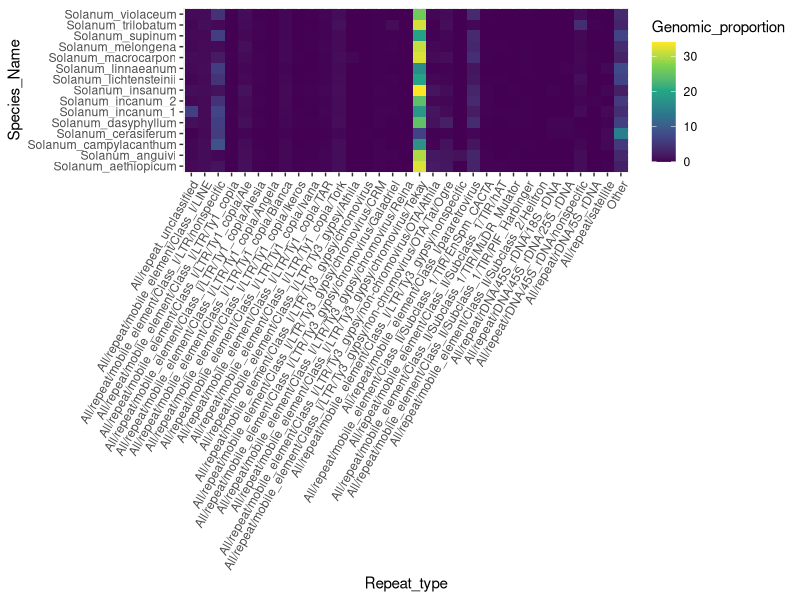
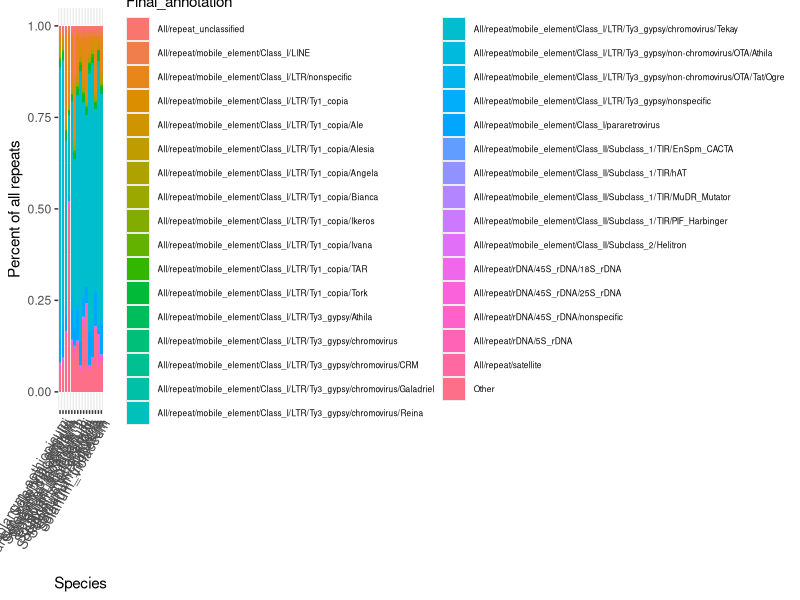
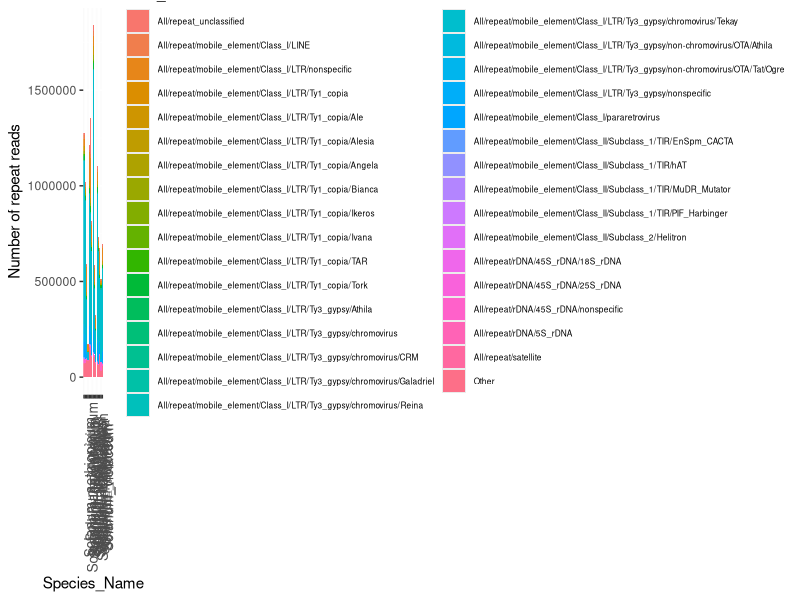
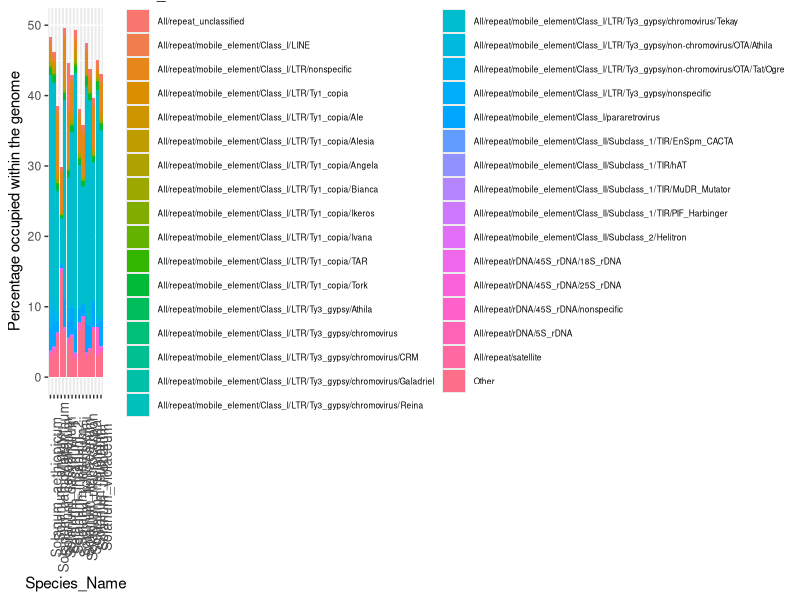
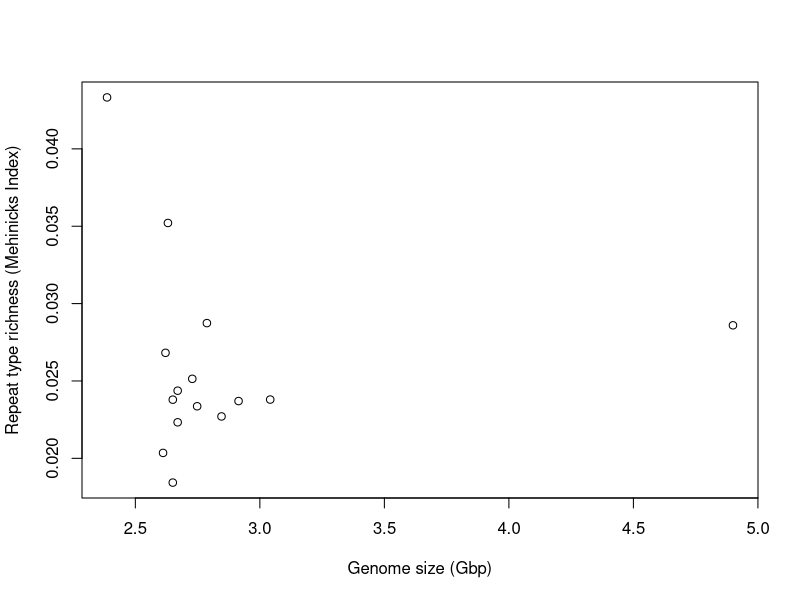
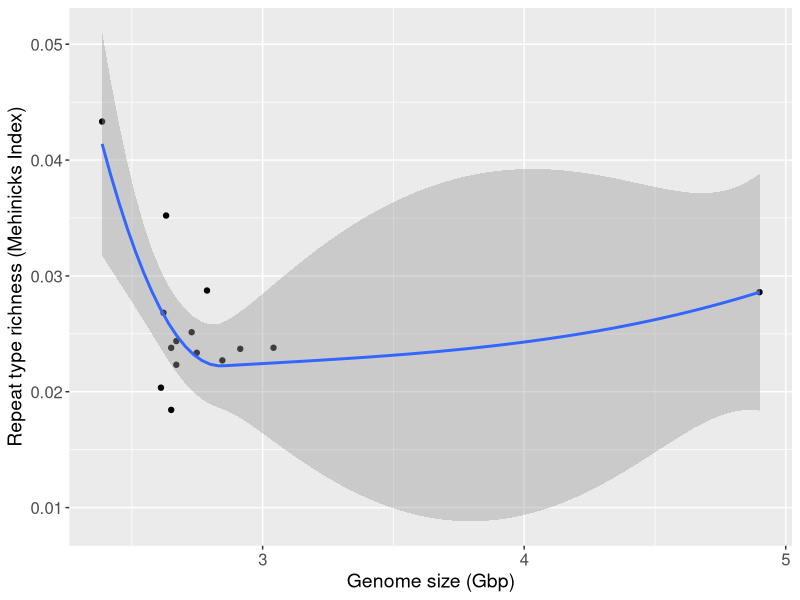
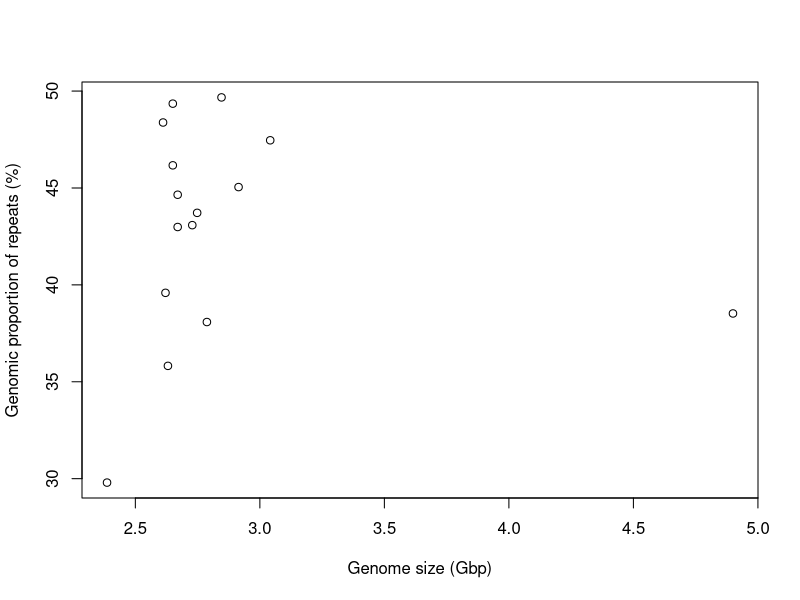

These charts were generated, in order, by the following R code: (Note: this script raises an error after producing the figures.)
### Analysing repeat profiles from RepeatExplorer2 for genome size correlation
### Author: Mia Pei
### Last day modified: July 11, 2024

# Load required packages
if (!require(vegan)) install.packages("vegan")
if (!require(reshape2)) install.packages("reshape2")
library(dplyr)
library(tidyverse)
library(vegan)
library(ggplot2)
library(reshape2)
library(stringr)

############# Repeat Quantification #############
#################################################

# Set the current working directory
setwd("~/Documents/GitHub/BINF_Research_Project/RE2_output")

# Read the combined cluster table
All_Eggplant_Repeat <- read.csv("All_Clusters_RE2_MiaPei.csv")

# Read the table with number of analyzed reads and genome size
N_reads_analyzed_GS <- read.csv("N_reads_analyzed_MiaPei.csv", sep = "\t")

# Check the number of species
unique(All_Eggplant_Repeat$Species_Name)

# Calculate the total 'Size_adjusted' for each species for rows containing 'organelle'
number_of_organelle_reads_by_species <- All_Eggplant_Repeat %>%
  filter(grepl("organelle", Final_annotation)) %>%
  group_by(Species_Name) %>%
  summarise(Total_organelle_size_adjusted = sum(Size_adjusted, na.rm = TRUE))

# Append the column of total_organelle size
N_reads_analyzed_GS <- N_reads_analyzed_GS %>%
  left_join(number_of_organelle_reads_by_species, by = "Species_Name")

# Add a new column for the number of reads representative of nuclear sequences as:
# the number of analyzed reads - the number of reads annotated as organelle
# (Because in the output from RE2 of this project do not have contamination, 
# we don't need to minus the number of reads of contamination here.)
N_reads_analyzed_GS$Number_of_reads_nuclear <- N_reads_analyzed_GS[,3] - N_reads_analyzed_GS[,5]

# Delete rows that are annotated as organelle
All_Eggplant_Repeat <- All_Eggplant_Repeat[-which(str_detect(All_Eggplant_Repeat$Final_annotation,"organelle")),]

# Check the repeat classification
unique(All_Eggplant_Repeat$Final_annotation)

# Aggregate counts of each repeat classification in the annotation for each species 
All_Eggplant_Repeat_ag <- aggregate(Size_adjusted~Species_Name+Final_annotation, data=All_Eggplant_Repeat, FUN=sum) 

# Calculate the genomic proportion of individual clusters by dividing the size 
# (number of reads, column called Size_adjusted) of the clusters by Number_of_reads_nuclear
All_Eggplant_Repeat_ag <- left_join(All_Eggplant_Repeat_ag, N_reads_analyzed_GS %>%
                                   select(Species_Name, Genome_Size.mean2C., Number_of_reads_nuclear), 
                                 by = "Species_Name") %>%
  mutate(Genomic_proportion = (Size_adjusted/Number_of_reads_nuclear) * 100) %>%
  mutate(Final_annotation = case_when(
    Final_annotation == "All"  ~ "Other",
    Final_annotation == "All/repeat" | Final_annotation == "All/repeat/mobile_element" | Final_annotation == "All/repeat/mobile_element/Class_I" ~ "All/repeat_unclassified",
    Final_annotation == "All/repeat/mobile_element/Class_I/LTR" ~ "All/repeat/mobile_element/Class_I/LTR/nonspecific",
    Final_annotation == "All/repeat/mobile_element/Class_I/LTR/Ty3_gypsy" ~ "All/repeat/mobile_element/Class_I/LTR/Ty3_gypsy/nonspecific",
    Final_annotation == "All/repeat/rDNA/45S_rDNA" ~ "All/repeat/rDNA/45S_rDNA/nonspecific",
    TRUE ~ Final_annotation
  ))


# Check the repeat classification after further annotation
unique(All_Eggplant_Repeat_ag$Final_annotation)


############### Data Exploration ################
#################################################

# Make a new table for input to vegan, with column names as repeat annotation, row names as species names
# values as reads
All_Eggplant_Repeat_ag_reads <- dcast(All_Eggplant_Repeat_ag, Species_Name ~ Final_annotation, value.var = "Size_adjusted", fun.aggregate = sum)
row.names(All_Eggplant_Repeat_ag_reads) <- All_Eggplant_Repeat_ag_reads$Species_Name
All_Eggplant_Repeat_ag_reads <- All_Eggplant_Repeat_ag_reads[,-1]

# Make a new table for input to vegan, with column names as repeat annotation, row names as species names
# values as genomic proportion
All_Eggplant_Repeat_ag_pct <- dcast(All_Eggplant_Repeat_ag, Species_Name ~ Final_annotation, value.var = "Genomic_proportion", fun.aggregate = sum)
row.names(All_Eggplant_Repeat_ag_pct) <- All_Eggplant_Repeat_ag_pct$Species_Name
All_Eggplant_Repeat_ag_pct <- All_Eggplant_Repeat_ag_pct[,-1]


# Replace all the NA values as 0
All_Eggplant_Repeat_ag_reads[is.na(All_Eggplant_Repeat_ag_reads)] <- 0
All_Eggplant_Repeat_ag_pct[is.na(All_Eggplant_Repeat_ag_pct)] <- 0


# 
All_Eggplant_Repeat_ag_pct %>%
  as.data.frame() %>%
  rownames_to_column("Species_Name") %>%
  pivot_longer(-c(Species_Name), names_to = "Repeat_type", values_to = "Genomic_proportion") %>%
  ggplot(aes(x=Repeat_type, y=Species_Name, fill=Genomic_proportion)) + 
  geom_tile() + 
  theme(axis.text.x = element_text(angle = 60, hjust = 1)) + 
  scale_fill_viridis_c()


# Let's try plotting a stacked bar chart for each species and the abundances of different repeats
# Repeat % of all repeat types
ggplot(All_Eggplant_Repeat_ag, aes(fill=Final_annotation, y=Size_adjusted, x=Species_Name)) + 
  theme(axis.text.x = element_text(angle = 60, size= 10, hjust = 1)) + 
  theme(legend.text = element_text(size=6)) + 
  xlab("Species") +
  ylab("Percent of all repeats") + 
  geom_bar(position="fill", stat="identity")


# Absolute repeat number
ggplot(All_Eggplant_Repeat_ag, aes(fill=Final_annotation, y=Size_adjusted, x=Species_Name)) + 
  theme(axis.text.x = element_text(angle = 90, size= 10)) + 
  theme(legend.text = element_text(size=6)) + 
  ylab("Number of repeat reads") + 
  geom_bar(stat="identity")


# Repeat % of whole genome
ggplot(All_Eggplant_Repeat_ag, aes(fill=Final_annotation, y=Genomic_proportion, x=Species_Name)) + 
  theme(axis.text.x = element_text(angle = 90, size= 10)) + 
  theme(legend.text = element_text(size=6)) + 
  ylab("Percentage occupied within the genome") + 
  ylim(0,50) + 
  geom_bar(position="stack", stat="identity")


##### Total genome proportion and diversity #####
#################################################
### Calculate the total percentage of the genome occupied by repeats in each species
Genome_occupancy <- aggregate(Genomic_proportion~Species_Name, data=All_Eggplant_Repeat_ag, FUN=sum) 

### Calculate the Shannon's diversity index
Shannon_Eggplant_Repeat <- diversity(All_Eggplant_Repeat_ag_reads, index = "shannon")
# Compare Shannon indices
Shannon_df <- Shannon_Eggplant_Repeat %>%
  as.data.frame() %>%
  rownames_to_column("Species_Name")%>%
  rename(Shannon_Index = names(.)[2]) # Change the 2nd column name to what we want

### Richness (Mehinick's Index) - Closer to 1 = higher richness
n <- apply(All_Eggplant_Repeat_ag_reads > 0, 1, sum) # number of repeat types for each species
N <- apply(All_Eggplant_Repeat_ag_reads, 1, sum) # total number of reads for each species
# Calculate the Mehinick's Index
MI_df <- n/sqrt(N)
MI_df <- MI_df %>%
  as.data.frame() %>%
  rownames_to_column("Species_Name")%>%
  rename(Mehinicks_index = names(.)[2]) # Change the 2nd column name to what we want

#### Subset the genome size information
GS_df <- subset(N_reads_analyzed_GS[,c(2,4)])
colnames(GS_df)[2] <- "Genome_Size_gbp"
# convert pg to Gbp
GS_df$Genome_Size_gbp <- GS_df$Genome_Size_gbp*0.978

### Combine the data frames of GS, richness, diversity together with the aggregated repeat profile percentage
Cmbd_All_Eggplant_Repeat_ag_pct <- All_Eggplant_Repeat_ag_pct %>%
  rownames_to_column("Species_Name")%>%
  left_join(Genome_occupancy, by = "Species_Name") %>%
  left_join(Shannon_df, by = "Species_Name") %>%
  left_join(MI_df, by = "Species_Name") %>%
  left_join(GS_df, by = "Species_Name")
row.names(Cmbd_All_Eggplant_Repeat_ag_pct) <- Cmbd_All_Eggplant_Repeat_ag_pct$Species_Name 
Cmbd_All_Eggplant_Repeat_ag_pct <- subset(Cmbd_All_Eggplant_Repeat_ag_pct, select = -Species_Name)

##~~~~~~~~~~Exploratory plotting~~~~~~~~~~## 

# Richness and genome size
plot(Cmbd_All_Eggplant_Repeat_ag_pct$Mehinicks_index ~ Cmbd_All_Eggplant_Repeat_ag_pct$Genome_Size_gbp, ylab = "Repeat type richness (Mehinicks Index)", xlab = "Genome size (Gbp)")

ggplot(Cmbd_All_Eggplant_Repeat_ag_pct, aes(x=as.numeric(Genome_Size_gbp), y= Mehinicks_index)) + 
  geom_point() +
  geom_smooth(method="loess", span = 1) +
  labs(y="Repeat type richness (Mehinicks Index)", x = "Genome size (Gbp)") + 
  theme(text=element_text(size = 14),axis.text = element_text(size = 12))


# Genomic proportion of repeats and genome size
plot(Cmbd_All_Eggplant_Repeat_ag_pct$Genomic_proportion ~ Cmbd_All_Eggplant_Repeat_ag_pct$Genome_Size_gbp, ylab = "Genomic proportion of repeats (%)", xlab="Genome size (Gbp)")

ggplot(Diploid_Eggplant_Repeat_ag_pct, aes(x=as.numeric(Genome_Size_gbp), y= Genomic_proportion)) + 
  geom_point() +
  geom_smooth(method = "loess", span = 1.5) +
  labs(y = "Genomic proportion of repeats (%)", x = "Genome size (Gbp)") + 
  theme(text=element_text(size = 14),axis.text = element_text(size = 12))

# Diversity and genome size
plot(Diploid_Eggplant_Repeat_ag_pct$Shannon_Index~Diploid_Eggplant_Repeat_ag_pct$Genome_Size_gbp, ylab = "Repeat diversity (Shannon Index)", xlab="Genome size (Gbp)")

ggplot(Diploid_Eggplant_Repeat_ag_pct, aes(x=as.numeric(Genome_Size_gbp), y= Shannon_Index)) + 
  geom_point() +
  geom_smooth(method="loess", span = 1.5) +
  labs(y="Repeat type diversity (Shannon Index)", x = "Genome size (Gbp)") + 
  theme(text=element_text(size = 14),axis.text = element_text(size = 12))
